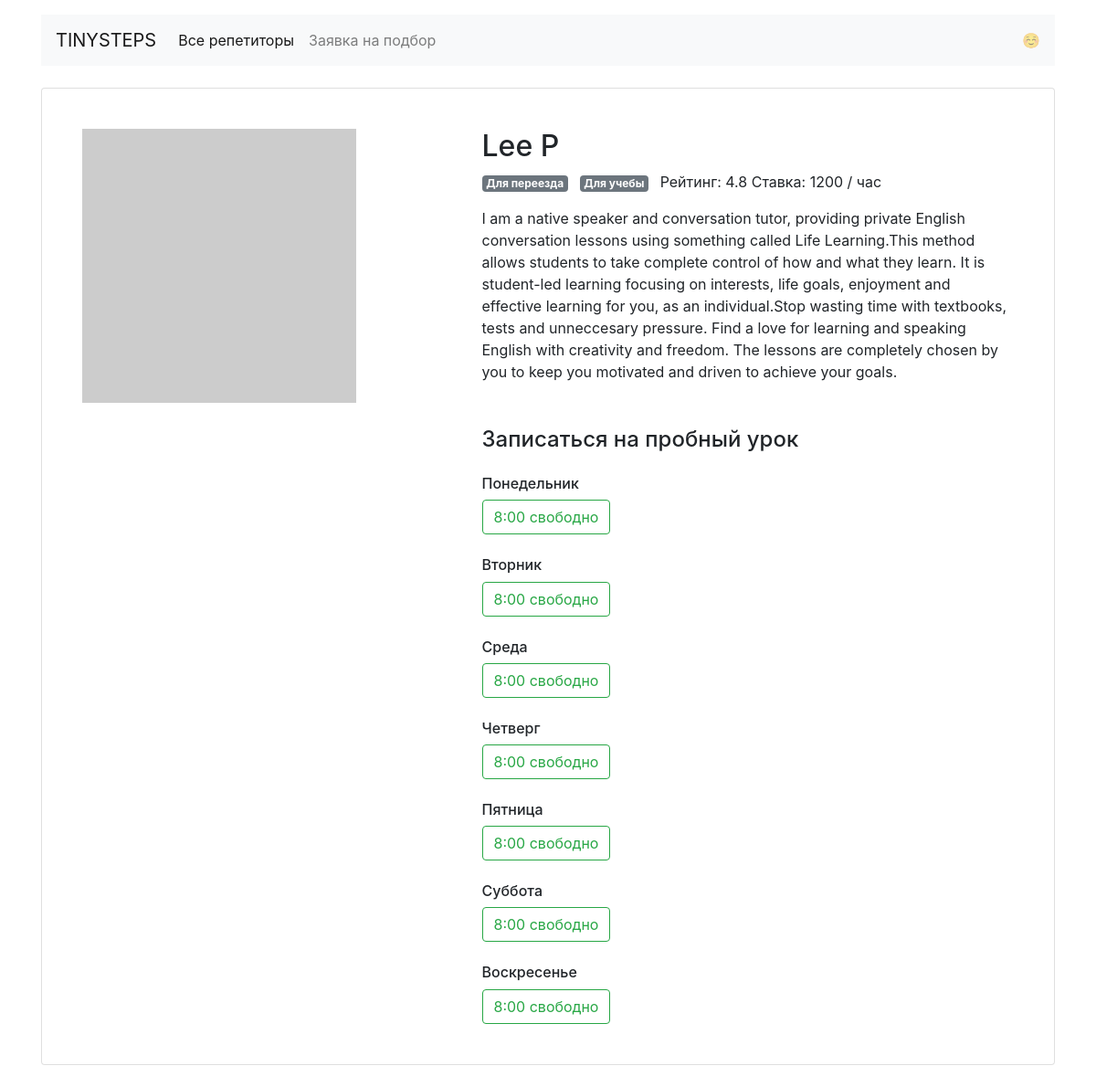
/profiles/2/, run on the app's committed database.
### app.py (models this page shows)
class Teacher(db.Model):
    __tablename__ = 'teachers'
    id = db.Column(db.Integer, primary_key=True)
    name = db.Column(db.String, nullable=False)
    about = db.Column(db.String, nullable=False)
    rating = db.Column(db.Float, nullable=False)
    picture = db.Column(db.String, nullable=False)
    price = db.Column(db.Integer, nullable=False)
    goals = db.Column(db.String, nullable=False)
    free = db.Column(db.String, nullable=False)
    bookings = db.relationship("Booking", back_populates="teacher")

### app.py (the view)
@app.route('/profiles/<id_teacher>/')
def teach_r(id_teacher):
    teach = db.session.query(Teacher).filter(Teacher.id == int(id_teacher)).first()
    if teach == None:
            abort(404)
    free = json.loads(teach.free)
    teach.free = free
    teach.goals = json.loads(teach.goals)
    return render_template('profile.html', id_teach=id_teacher, data_teach=teach,
                           data_goals=goals, days=day_dict)

### templates/profile.html (shortened to what this page needs)
<!DOCTYPE html>
<html lang="ru">
<head>
  <link rel="stylesheet" href="https://stackpath.bootstrapcdn.com/bootstrap/4.3.1/css/bootstrap.min.css">
</head>
<body>
  <header class="container mt-3">
    <nav class="navbar navbar-expand-lg navbar-light bg-light">
      <a class="navbar-brand" href="#">TINYSTEPS</a>
      <div class="collapse navbar-collapse" id="navbarNav">
        <ul class="navbar-nav">
          <li class="nav-item active">
            <a class="nav-link" href="/">Все репетиторы</a>
          </li>
          <li class="nav-item">
            <a class="nav-link" href="/request">Заявка на подбор</a>
          </li>
        </ul>
      </div>
      <span class="navbar-text d-sm-none d-lg-block">
        ☺️
      </span>
    </nav>
  </header>
  <main class="container mt-3">
    <div class="card my-4 mx-auto">
      <div class="card-body m-2 m-md-4">
        <article class="row">
          <div class="col-5"><img src={{ data_teach.picture }} class="img-fluid" alt=""></div>
          <div class="col-7">
            <section class="teacher=info">
              <h1 class="h2">{{ data_teach.name }}</h1>
              <p>
              {% for item in data_teach.goals %}
                <span class="badge badge-secondary mr-2">{{ data_goals[item] }}</span>
              {% endfor %}
              Рейтинг: {{ data_teach.rating }} Ставка: {{ data_teach.price }} / час</p>
              <p>{{ data_teach.about }}</p>
            </section>
            <section class="available">
              <h4 class="mb-4 mt-5">Записаться на пробный урок</h4>
                {% for day in data_teach.free %}
                  {% set free = [] %}
                  <h6 class="mt-4">{{ days[day] }}</h6>
                  {% for k,v in data_teach.free[day].items() %}
                    {% if v == True %}
                      <a href='/booking/{{ id_teach }}/{{ day }}/{{ k[0: k.find(":")].zfill(2) }}/' class="btn btn-outline-success mr-2"> {{k}} свободно</a> {% if free.append(1) %} {% endif %}{% endif %}
                  {% endfor %}
                {% endfor %}
            </section>
          </div>
        </article>
      </div>
    </div>
  </main>
</body>
</html>

### data on the page
Teacher: name "Lee P", rating "4.8", price "1200", about "I am a native speaker and conversation tutor, providing private English conversation lessons using something called Life Learning.This method allows students to take complete control of how and what they learn. It is student-led learning focusing on interests, life goals, enjoyment and effective learning for you, as an individual.Stop wasting time with textbooks, tests and unneccesary pressure. Find a love for learning and speaking English with creativity and freedom. The lessons are completely chosen by you to keep you motivated and driven to achieve your goals."

### other printed values
{{ data_goals[item] }} "Для переезда" "Для учебы"
{{ days[day] }} "Понедельник" "Вторник" "Среда" "Четверг" "Пятница" "Суббота" "Воскресенье"
{{ k }} "8:00" "8:00" "8:00" "8:00" "8:00" "8:00" "8:00"
